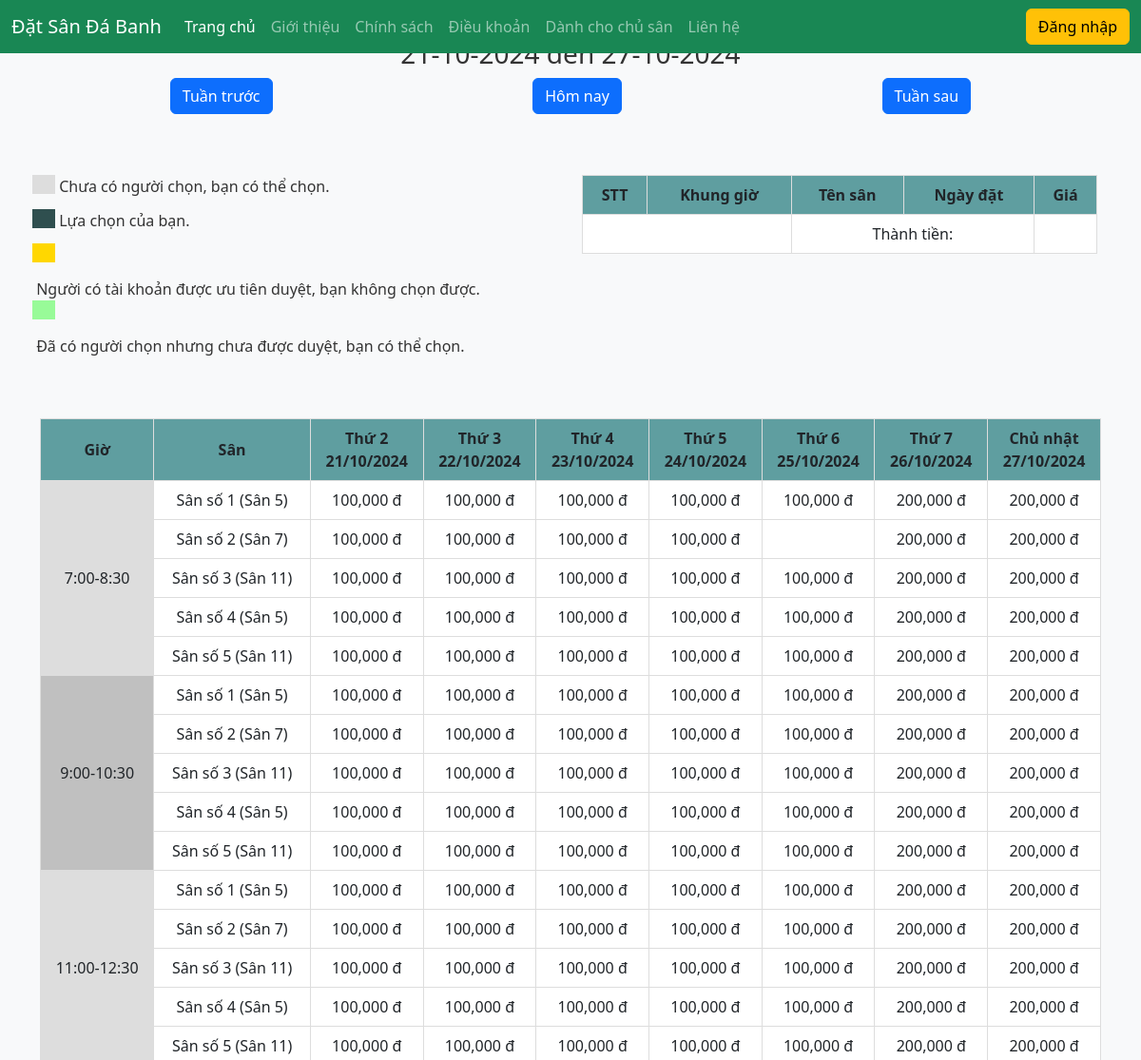
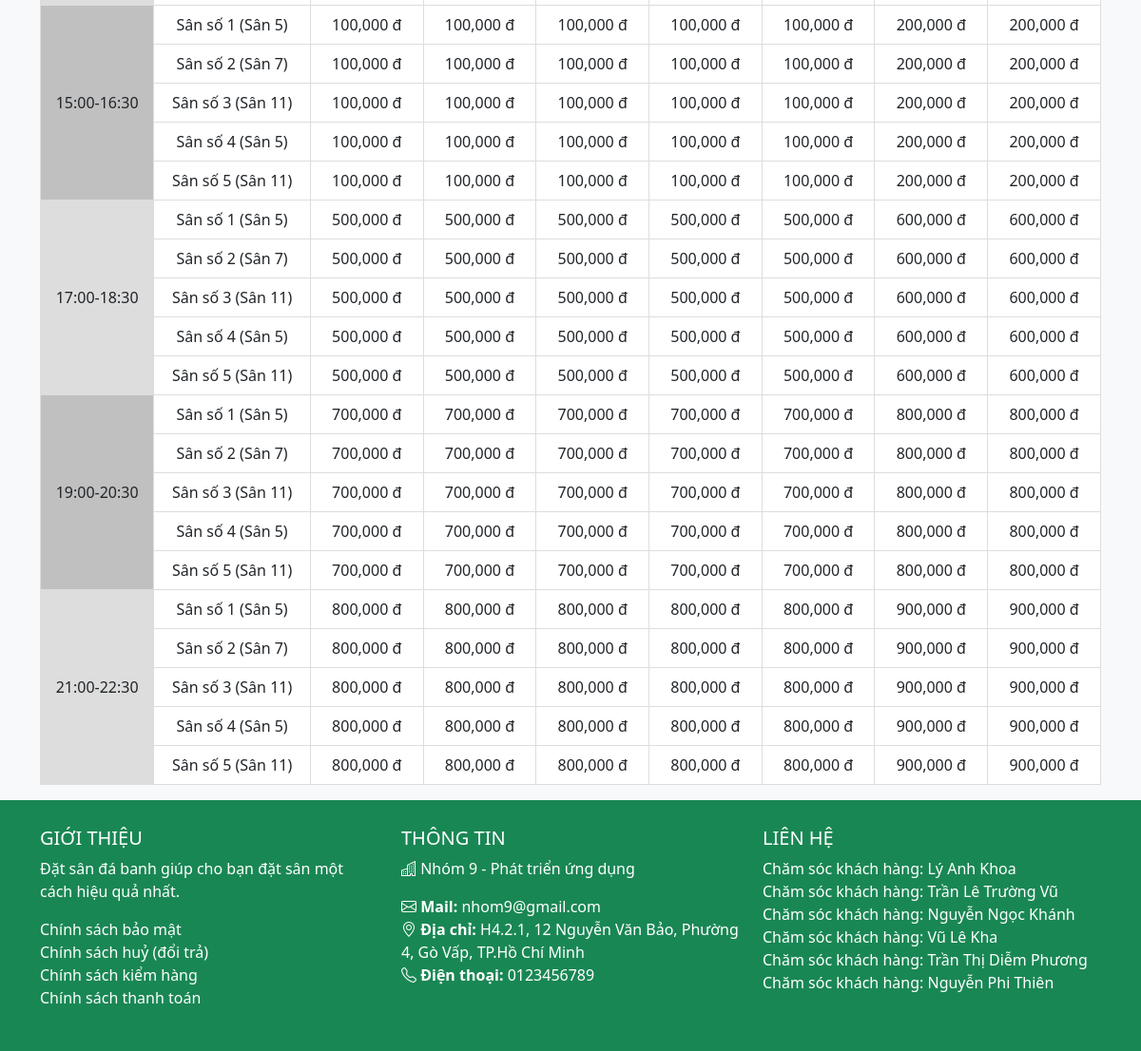
The app's page /?page=lichdatsan&masan=1 with its own data (2 pictures, top to bottom).
### tables this page shows
CREATE TABLE `gia` (
  `MaGia` int(11) NOT NULL,
  `Gia` int(10) NOT NULL
);

### model/model.php (called while the page is built, shortened)
<?php
    class model{
        public function selectkhunggio(){
            $p = new ketnoi();
            $con = $p->moketnoi();
            if($con){
                $sql="SELECT * FROM KhungGio";
                $kq = $con->query($sql);
                return $kq;
            }else{
                return false;
            }
        }
        public function selectsandistinctmasan($diachi){
            $p = new ketnoi();
            $con = $p->moketnoi();
            if($con){
                $sql="select DISTINCT t.MaSan, TenSan, TenLoaiSan  from san_gia_thu_khunggio t join san s on t.MaSan = s.MaSan join loaisan l on s.MaLoaiSan = l.MaLoai join diadiem c on s.MaDiaDiem = c.MaDiaDiem  where s.MaDiaDiem = '$diachi'";
                $kq = $con->query($sql);
                return $kq;
            }else{
                return false;
            }
        }
        public function selectsanbykhunggio_san_thu($khunggio,$san,$thu){
            $p = new ketnoi();
            $con = $p->moketnoi();
            if($con){
                $sql="select gia from san s join san_gia_thu_khunggio t on s.MaSan = t.MaSan join gia g on t.MaGia = g.MaGia join khunggio k on t.KhungGio = k.MaKhungGio where t.MaSan = '$san' and t.KhungGio = '$khunggio' and t.MaThu = '$thu'";
                $kq = $con->query($sql);
                return $kq;
            }else{
                return false;
            }
        }
        public function selectdatsan($masan,$khunggio){
            $p = new ketnoi();
            $con = $p->moketnoi();
            if($con){
                $sql="select NgayDatSan, TrangThai from datsan d join chitietdatsan ct on d.MaDatSan=ct.MaDatSan  where MaSan = '$masan' and KhungGio = '$khunggio'";
                $kq = $con->query($sql);
                return $kq;
            }else{
                return false;
            }
        }
    }
?>

### controller/controller.php (called while the page is built, shortened)
<?php
    include_once("model/model.php");
    class controller{
        public function getselectkhunggio(){
            $p = new model();
            $con = $p->selectkhunggio();
            if(!$con){
                return -1;
            }else{
                if($con->num_rows > 0){
                    return $con;
                }else{
                    return 0;
                }
            }
        }
        public function getselectsandistinctmasan($diachi){
            $p = new model();
            $con = $p->selectsandistinctmasan($diachi);
            if(!$con){
                return -1;
            }else{
                if($con->num_rows > 0){
                    return $con;
                }else{
                    return 0;
                }
            }
        }
        public function getselectsanbykhunggio_san_thu($khunggio,$san,$thu){
            $p = new model();
            $con = $p->selectsanbykhunggio_san_thu($khunggio,$san,$thu);
            if(!$con){
                return -1;
            }else{
                if($con->num_rows > 0){
                    while($r = $con->fetch_assoc()){
                        $gia = $r["gia"];
                    }
                    return $gia;
                }else{
                    return 0;
                }
            }
        }
        public function getdatsan($masan,$khunggio){
            $p = new model();
            $con = $p->selectdatsan($masan,$khunggio,);
            if(!$con){
                return -1;
            }else{
                if($con->num_rows > 0){
                    return $con;
                }else{
                    return 0;
                }
            }
        }
    }
?>

### view/lichdatsan/index.php (the view, shortened to what this page needs)
<?php
$diachi = $_REQUEST["masan"];
include_once("controller/controller.php");
$p = new controller();
$tbl = $p->getselectkhunggio();
if($tbl===-1){
    echo "Không có";
}elseif(!$tbl){
    echo "Hiện tại địa chỉ sân chưa mở cửa hoạt động";
}else{
    $d = 0;
    $dem = 0;
    $lich = [];
    $giatheothu = [];
    while($r = $tbl->fetch_assoc()){
        $makhunggio = $r["MaKhungGio"];
        if($makhunggio > $d ){
            $tblmasan = $p->getselectsandistinctmasan($diachi);
            $d = $makhunggio;
            $khunggio = $r["TenKhungGio"];
            while($r1 = $tblmasan->fetch_assoc()){
                $masan = $r1["MaSan"];
                for($i=1; $i<8; $i++){
                    $tblgia = $p->getselectsanbykhunggio_san_thu($makhunggio,$masan ,$i);
                    $giatheothu[] = $tblgia;
                }
                $all_zero = true;
                foreach ($giatheothu as $value) {
                    if ($value !== 0) {
                        $all_zero = false;
                        break;
                    }
                }
                if(!$all_zero){
                    $dem++;
                    if($dem==1){
                        $tensan = $r1["MaSan"] . "-" . $r1["TenSan"] . " (".$r1["TenLoaiSan"].")";
                        $array1= [$khunggio,$tensan];
                        $row1 = array_merge($array1,$giatheothu);
                        $lich[] = $row1;
                        $giatheothu = [];
                        $dem=0;
                    }
                }else{
                    $giatheothu = [];
                }
            }
        }
    };
}
    $thu = ["Thứ 2","Thứ 3","Thứ 4","Thứ 5","Thứ 6","Thứ 7","Chủ nhật"];
    $today = isset($_GET['date']) ? $_GET['date'] : date('d-m-Y');
    $currentDate = date('d-m-Y');
    $startOfWeek = date('d-m-Y', strtotime('monday this week', strtotime($today)));
    $endOfWeek = date('d-m-Y', strtotime('sunday this week', strtotime($today)));
    $weekDays = [];
    for ($i = 0; $i < 7; $i++) {
        $weekDays[] = date('d-m-Y', strtotime("$startOfWeek +$i day"));
    }
    $prevWeek = date('d-m-Y', strtotime("$startOfWeek -7 days"));
    $nextWeek = date('d-m-Y', strtotime("$startOfWeek +7 days"));
?>
<!DOCTYPE html>
<html lang="en">
<head>
    <link href="https://cdn.jsdelivr.net/npm/bootstrap@5.3.0-alpha3/dist/css/bootstrap.min.css" rel="stylesheet">
</head>
<body>
    <div class="container mt-3">
        <div align="center">
                <h3><?= $startOfWeek." đến ".$endOfWeek; ?></h3>
        </div>
        <div class="d-flex justify-content-around align-items-center mb-3">
            <a href='?page=lichdatsan&masan=<?=$diachi?>&date=<?=$prevWeek?>'><button class="btn btn-primary">Tuần trước</button></a>
            <a href='?page=lichdatsan&masan=<?=$diachi?>&date=<?=$currentDate?>'><button class='btn btn-primary pr'>Hôm nay</button></a>
            <a href='?page=lichdatsan&masan=<?=$diachi?>&date=<?=$nextWeek?>'><button class="btn btn-primary">Tuần sau</button></a>
        </div>
    </div>
    <form action="" method="post">
    <div class="container mt-5 mb-5 p-3">
        <div class="row justify-content-between">
            <div class="col-md-5">
                <div class="row">
                    <p style="background-color: #ddd;width:20px; height:20px;"></p>&nbsp;Chưa có người chọn, bạn có thể chọn.
                </div>
                <div class="row">
                    <p style="background-color: darkslategray;width:20px; height:20px;"></p>&nbsp;Lựa chọn của bạn.
                </div>
                <div class="row">
                    <p style="background-color: gold;width:20px; height:20px;"></p>&nbsp;Người có tài khoản được ưu tiên duyệt, bạn không chọn được.
                </div>
                <div class="row">
                    <p style="background-color: palegreen;width:20px; height:20px;"></p>&nbsp;Đã có người chọn nhưng chưa được duyệt, bạn có thể chọn.
                </div>
            </div>
            <div class="col-md-6" >
                <table class="table"  style="text-align:center;">
                    <thead>
                        <th>STT</th>
                        <th>Khung giờ</th>
                        <th>Tên sân</th>
                        <th>Ngày đặt</th>
                        <th>Giá</th>
                    </thead>
                    <tr>
                        <td colspan="2" id="order">
                        </td>
                        <td colspan="2">
                            Thành tiền:
                        </td>
                        <td id="tongtien">
                        </td>
                    </tr>
                </table>
            </div>
        </div>
    </div>
    <div class="container">
        <table class="table table-bordered" style="text-align:center;">
            <thead>
                <tr>
                    <th>Giờ</th>
                    <th>Sân</th>
                    <?php
                        $j = 0;
                        foreach ($weekDays as $day) {
                            echo "<th>" . $thu[$j] . "<br>" . date('d/m/Y', strtotime($day)) . "</th>";
                            $j++;
                        }
                    ?>
                </tr>
            </thead>
            <tbody>
                <?php
                    $timestamp2 = strtotime($currentDate);
                    $timestamp3 = strtotime($startOfWeek);
                    if($timestamp3 >= $timestamp2 || in_array($currentDate, $weekDays)){
                            $checkbox = 1;
                            $times_checked = [];
                            $duplicate_times = [];
                            foreach ($lich as $item) {
                                $time = $item[0];
                                if (in_array($time, $times_checked) ) {
                                    $duplicate_times[] = $time;
                                } else {
                                    $times_checked[] = $time;
                                }
                            }
                            $time_counts = array_count_values($duplicate_times);
                            $tam = [];
                            $mausac = 0;
                            foreach ($lich as $index => $row) {
                                echo "<tr>";
                                if (in_array($row[0],$duplicate_times) && !in_array($row[0],$tam)) {
                                    foreach($time_counts as $timecount => $dem1){
                                        if($row[0]==$timecount){
                                            $dem = $dem1;
                                        }
                                    }
                                    if($mausac==0){
                                        echo "<td rowspan='".$dem + 1 ."' style='background-color: #ddd;'>{$row[0]}</td>";
                                        $mausac++;
                                    }else{
                                        echo "<td rowspan='".$dem + 1 ."' style='background-color: silver;'>{$row[0]}</td>";
                                        $mausac = 0;
                                    }
                                    $tam[] = $row[0];
                                }elseif(in_array($row[0],$tam)){
                                    echo "";
                                }
                                $parts = explode("-", $row[1]);
                                $ms = $parts[0];
                                echo "<td>{$parts[1]}</td>";
                                    $tbldatsan = $p->getdatsan($ms,$row[0]);
                                    if($tbldatsan===-1){
                                        echo "Không có";
                                    }elseif(!$tbldatsan){
                                        $ngaydat = [];
                                        $trangthai = [];
                                    }else{
                                        while($rn = $tbldatsan->fetch_assoc()){
                                            $ngaydat[] = date('d-m-Y', strtotime($rn["NgayDatSan"]));
                                            $trangthai[] = [date('d-m-Y', strtotime($rn["NgayDatSan"])),$rn["TrangThai"]];
                                        }
                                    }
                                for ($i = 2; $i < count($row); $i++) {
                                    if($row[$i]==0){
                                        echo "<td></td>";
                                    }else{
                                        if($i == 2){
                                            $t = $row[$i];
                                            $t -= $t;
                                            $ngay = $weekDays[$t];
                                        }else{
                                            $t += 1;
                                            $ngay = $weekDays[$t];
                                        }
                                        foreach ($trangthai as $NDTT) {
                                            if($ngay==$NDTT[0]){
                                                $laytrangthai = $NDTT[1];
                                            }
                                        }
                                            if(in_array($ngay,$ngaydat) && $laytrangthai == "Chờ duyệt"){
                                                echo '<td><input type="checkbox" name="chondatsan[]" value="'.$diachi.'_'.$row[0].'_'.$row[1].'_'.$ngay.'_'.$row[$i].'" class="checkbox-input d-none" id="'.$checkbox.'" data-dc="'.$diachi.'" data-kg="'.$row[0].'" data-ts="'.$row[1].'" data-ngay="'.$ngay.'" data-gia="'.$row[$i].'"><label for="'.$checkbox.'" class="checkbox-label-choduyet">'.number_format($row[$i],0,'.',',').' đ</label></td>';
                                                $checkbox++;
                                            }elseif(in_array($ngay,$ngaydat) && $laytrangthai == "Ưu tiên"){
                                                echo '<td><input type="checkbox" name="chondatsan[]" class="checkbox-input d-none"><label class="checkbox-label-uutien">'.number_format($row[$i],0,'.',',').' đ</label></td>';
                                            }elseif(in_array($ngay,$ngaydat) && $laytrangthai == "Đã duyệt"){
                                                echo '<td></td>';
                                            }else{
                                                echo '<td><input type="checkbox" name="chondatsan[]" value="'.$diachi.'_'.$row[0].'_'.$row[1].'_'.$ngay.'_'.$row[$i].'" class="checkbox-input d-none" id="'.$checkbox.'"  data-dc="'.$diachi.'" data-kg="'.$row[0].'" data-ts="'.$row[1].'" data-ngay="'.$ngay.'" data-gia="'.$row[$i].'"><label for="'.$checkbox.'" class="checkbox-label">'.number_format($row[$i],0,'.',',').' đ</label></td>';
                                                $checkbox++;
                                            }
                                    }
                                }
                                echo "</tr>";
                                $ngaydat=[];
                            }
                    }else{
                        echo "<tr><td colspan = '9'>Tuần này đã qua</td></tr>";
                    }
                ?>
            </tbody>
        </table>
    </div>
</form>
</body>
</html>

### view/lichdatsan/index.php (style rules this page uses)
body { background-color: #f8f9fa; color: #333; }
table { color: #333; }
th, td { vertical-align: middle; }
.table th, .table td { border: 1px solid #ddd; }
.table thead th { position: sticky; top: 0; background-color:cadetblue; z-index: 10; }

### view/giaodien/footer.php (style rules this page uses)
html, body { height: 100%; margin: 0; }

### records on screen
gia: row "7:00-8:30", parts "Sân số 1 (Sân 5)", Gia "100,000", i "200,000", parts "Sân số 2 (Sân 7)", parts "Sân số 3 (Sân 11)", parts "Sân số 4 (Sân 5)", parts "Sân số 5 (Sân 11)", row "9:00-10:30", row "11:00-12:30", row "15:00-16:30"
gia: row "17:00-18:30", parts "Sân số 1 (Sân 5)", Gia "500,000", i "600,000", parts "Sân số 2 (Sân 7)", parts "Sân số 3 (Sân 11)", parts "Sân số 4 (Sân 5)", parts "Sân số 5 (Sân 11)"
gia: row "19:00-20:30", parts "Sân số 1 (Sân 5)", Gia "700,000", i "800,000", parts "Sân số 2 (Sân 7)", parts "Sân số 3 (Sân 11)", parts "Sân số 4 (Sân 5)", parts "Sân số 5 (Sân 11)"
gia: row "21:00-22:30", parts "Sân số 1 (Sân 5)", Gia "800,000", i "900,000", parts "Sân số 2 (Sân 7)", parts "Sân số 3 (Sân 11)", parts "Sân số 4 (Sân 5)", parts "Sân số 5 (Sân 11)"

### other values on screen
$startOfWeek "21-10-2024"
$endOfWeek "27-10-2024"
$thu[$j] "Thứ 2"
date('d/m/Y', strtotime($day)) "21/10/2024"
$thu[$j] "Thứ 3"
date('d/m/Y', strtotime($day)) "22/10/2024"
$thu[$j] "Thứ 4"
date('d/m/Y', strtotime($day)) "23/10/2024"
$thu[$j] "Thứ 5"
date('d/m/Y', strtotime($day)) "24/10/2024"
$thu[$j] "Thứ 6"
date('d/m/Y', strtotime($day)) "25/10/2024"
$thu[$j] "Thứ 7"
date('d/m/Y', strtotime($day)) "26/10/2024"
$thu[$j] "Chủ nhật"
